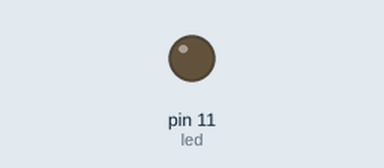
Simulated run of this sketch. Board: Arduino Uno, built with avr-gcc and run on an emulated ATmega328P. Parts: output pins drawn as LEDs (lit = HIGH).

Above: at 0.05 s.
At 2.35 s:
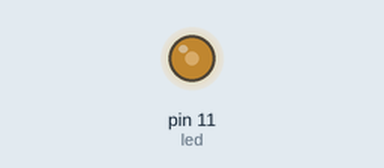
At 4.7 s:
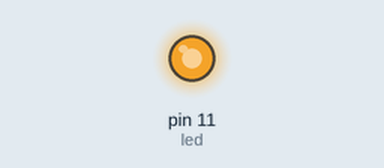
At 9.4 s:
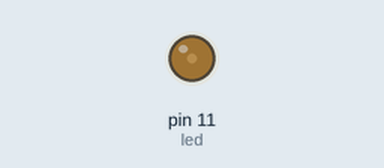
Timing chart, 0 to 13.5 s (numbered marks = the images above):
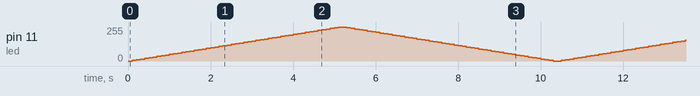

The sketch:

fade_user-guide.ino
```cpp
/*
Fade program
led fading: gradually getting brighter and same happens when it gets dimmer.
*/

int led = 11;   //led connected to pin 11
void setup() {
}

void loop() {
  //when fadeval is lower or equal to 255 add 5 to fadeval => gets brighter
  for(int fadeval = 0; fadeval <= 255; fadeval += 5){
  analogWrite(led,fadeval);
  delay(100);
  }
  //when fasdeval is greater or equal to 0 subtract 5 from fadeval => gets dimmer
  for(int fadeval = 255; fadeval >= 0; fadeval -= 5){
  analogWrite(led,fadeval);
  delay(100);
  }
}
```
